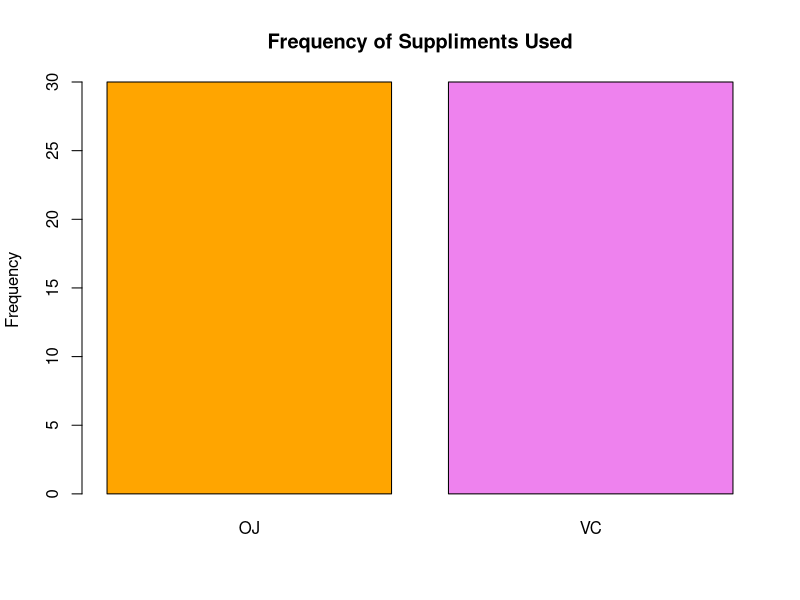
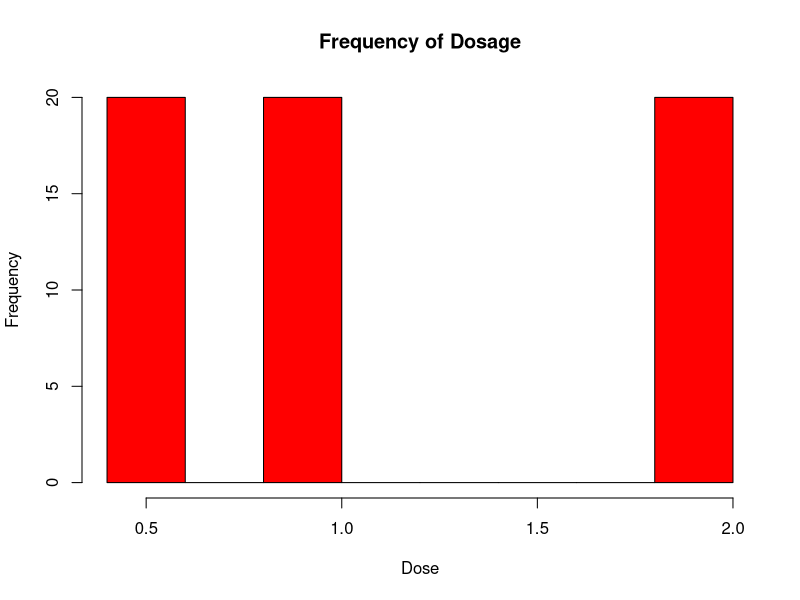
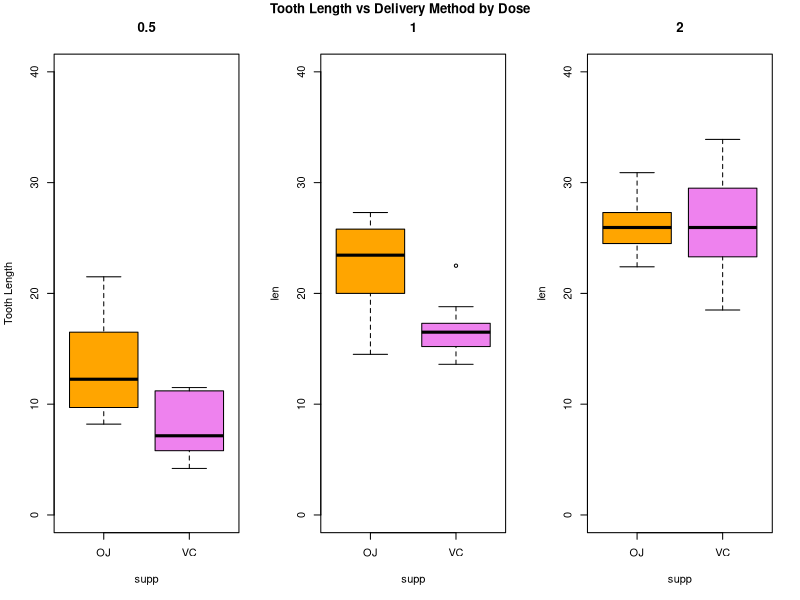

The R source for these figures, in order:
## ---- chunk 1
  data(ToothGrowth)

  head(ToothGrowth)
  dim(ToothGrowth)
  class(ToothGrowth)
## ---- chunk 2
  unique(ToothGrowth$supp)
## ---- chunk 3
  barplot(
    table(ToothGrowth$supp),
    col = c("orange","violet"),
    ylab = "Frequency",
    main = "Frequency of Suppliments Used"
  )
## ---- chunk 4
  hist(
    ToothGrowth$dose,
    col = "red",
    xlab = "Dose",
    main = "Frequency of Dosage"
  )
## ---- chunk 5
  par(mfrow = c(1,3))
  boxplot(
    len ~ supp,
    ToothGrowth[ToothGrowth$dose == 0.5,],
    col = c("orange","violet"),
    ylab = "Tooth Length",
    main = "0.5",
    ylim = range(0,40)
  )
  boxplot(
    len ~ supp,
    ToothGrowth[ToothGrowth$dose == 1,],
    col = c("orange","violet"),
    main = "1",
    ylim = range(0,40)
  )
  boxplot(
    len ~ supp,
    ToothGrowth[ToothGrowth$dose == 2,],
    col = c("orange","violet"),
    main = "2",
    ylim = range(0,40)
  )
  title("Tooth Length vs Delivery Method by Dose", outer = TRUE, line = -1)
## ---- chunk 6
  DMvsTG <- t.test(len ~ supp, data = ToothGrowth)
  DMvsTG
## ---- chunk 7
  sub_5to1 <- subset(ToothGrowth, dose == 0.5 | dose == 1)
  dosvstg1 <- t.test(len ~ dose, data = sub_5to1)
  dosvstg1
## ---- chunk 8
  sub_5to2 <- subset(ToothGrowth, dose == 0.5 | dose == 2)
  dosvstg2 <- t.test(len ~ dose, data = sub_5to2)
  dosvstg2
## ---- chunk 9
  sub_1to2 <- subset(ToothGrowth, dose == 1 | dose == 2)
  dosvstg3 <- t.test(len ~ dose, data = sub_1to2)
  dosvstg3
